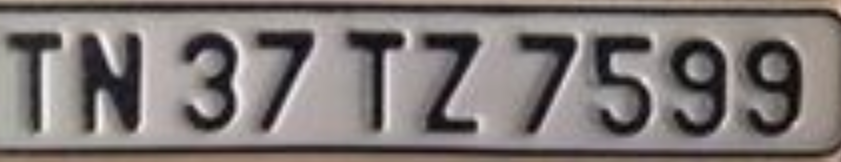
%> input picture nameplate1.PNG, 841 x 162 px
$ octave Nameplate.m   (GNU Octave 9; MATLAB toolbox functions it lacks are replaced by stand-ins)
%> lines starting %> are read from the running program, lines starting %| are printed output that depends on the picture; in (x1, y1, x2, y2) boxes, pixels count from 0 and x2, y2 are one past the last pixel; in counts of white or black regions, pixels touching at a corner belong together; the program's own positions count from 1
### lines.m
function [fl re]=lines(im_texto)
im_texto=clip(im_texto);
num_filas=size(im_texto,1);
for s=1:num_filas
    if sum(im_texto(s,:))==0
        nm=im_texto(1:s-1, :); % First line matrix
        rm=im_texto(s:end, :);% Remain line matrix
        fl = clip(nm);
        re=clip(rm);
        %*-*-*Uncomment lines below to see the result*-*-*-*-
        %         subplot(2,1,1);imshow(fl);
        %         subplot(2,1,2);imshow(re);
        break
    else
        fl=im_texto;%Only one line.
        re=[ ];
    end
end

function img_out=clip(img_in)
[f c]=find(img_in);
img_out=img_in(min(f):max(f),min(c):max(c));%Crops image

### Nameplate.m
nameplate=imread('nameplate1.png');
%> nameplate is the input picture: size 162x841x3 uint8; mean R, G, B 126.9, 119.9, 118.3
figure(1)
imshow(nameplate);
title('INPUT IMAGE')
nameplate=rgb2gray(nameplate);
%> nameplate: size 162x841 uint8
threshold = graythresh(nameplate);
%> threshold = 0.408
nameplate =~im2bw(nameplate,threshold);
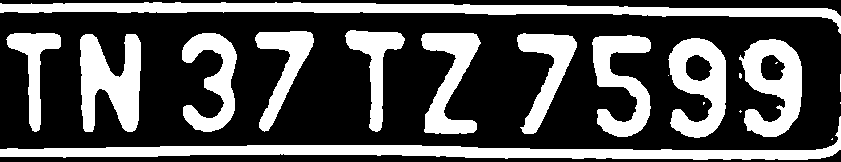
%> nameplate: size 162x841 logical; 32.4% white; 20 white regions (8 under 20 px), largest, box (x1, y1, x2, y2) and area: (0, 116, 841, 160) 8186, (0, 2, 841, 34) 7649, (80, 34, 141, 132) 3964
nameplate = bwareaopen(nameplate,30);
pause(1)
figure(2)
imshow(~nameplate);
title('INPUT IMAGE CONVERTED TO BINARY')
[L Ne]=bwlabel(nameplate);
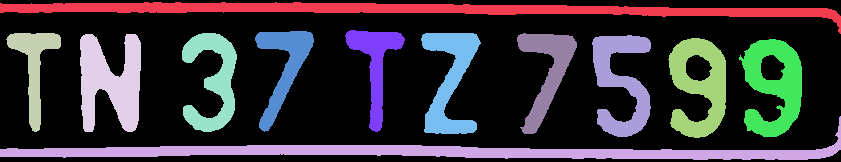
%> L: size 162x841 double; 13 distinct labels, from 0 to 12; one colour per label, 0 black
%> Ne = 12
propied=regionprops(L,'BoundingBox');
%> propied = 12 regions; largest, box (x1, y1, x2, y2): (0, 116, 841, 160), (0, 2, 841, 34), (739, 39, 802, 137), (345, 30, 405, 132), (421, 33, 481, 134)
hold on
%%Plot Bounding Box
for n=1:size(propied,1)
  rectangle('Position',propied(n).BoundingBox,'EdgeColor','g','LineWidth',2)
end
%> this loop made 12 passes
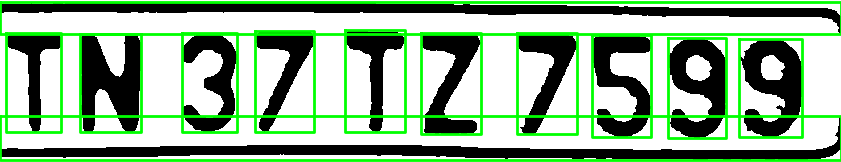
%> figure redrawn from the program's plot data; its title reads 'INPUT IMAGE CONVERTED TO BINARY'
hold off
pause (1)
%Image segmentation
for n=1:(Ne)
  [r,c] = find(L==n);
  n10=nameplate(min(r):max(r),min(c):max(c));
end
for n=1:(Ne-1)
  [r,c] = find(L==n);
  n9=nameplate(min(r):max(r),min(c):max(c));
end
%> this loop made 11 passes
for n=1:(Ne-2)
  [r,c] = find(L==n);
  n8=nameplate(min(r):max(r),min(c):max(c));
end
%> this loop made 10 passes
for n=1:(Ne-3)
  [r,c] = find(L==n);
  n7=nameplate(min(r):max(r),min(c):max(c));
end
%> this loop made 9 passes
for n=1:(Ne-4)
  [r,c] = find(L==n);
  n6=nameplate(min(r):max(r),min(c):max(c));
end
%> this loop made 8 passes
for n=1:(Ne-5)
  [r,c] = find(L==n);
  n5=nameplate(min(r):max(r),min(c):max(c));
end
%> this loop made 7 passes
for n=1:(Ne-6)
  [r,c] = find(L==n);
  n4=nameplate(min(r):max(r),min(c):max(c));
end
%> this loop made 6 passes
for n=1:(Ne-7)
  [r,c] = find(L==n);
  n3=nameplate(min(r):max(r),min(c):max(c));
end
%> this loop made 5 passes
for n=1:(Ne-8)
  [r,c] = find(L==n);
  n2=nameplate(min(r):max(r),min(c):max(c));
end
%> this loop made 4 passes
for n=1:(Ne-9)
  [r,c] = find(L==n);
  n1=nameplate(min(r):max(r),min(c):max(c));
end
%> this loop made 3 passes
n1 = ~n1;
%> n1: size 99x55 logical; 66.4% white; 1 black region, box (x1, y1, x2, y2) and area: (0, 0, 55, 99) 1831
n2 = ~n2;
%> n2: size 98x61 logical; 33.7% white; 7 white regions (2 under 20 px), largest, box (x1, y1, x2, y2) and area: (13, 0, 46, 43) 864, (13, 55, 47, 98) 862, (53, 37, 61, 98) 128, (0, 32, 5, 98) 120, (56, 0, 61, 8) 21
n3 = ~n3;
%> n3: size 99x55 logical; 50.7% white; 1 black region, box (x1, y1, x2, y2) and area: (0, 0, 55, 99) 2684
n4 = ~n4;
%> n4: size 101x59 logical; 62.6% white; 1 black region, box (x1, y1, x2, y2) and area: (0, 0, 59, 101) 2230
n5 = ~n5;
%> n5: size 102x60 logical; 66.3% white; 1 black region, box (x1, y1, x2, y2) and area: (0, 0, 60, 102) 2063
n6 = ~n6;
%> n6: size 101x60 logical; 52% white; 1 black region, box (x1, y1, x2, y2) and area: (0, 0, 60, 101) 2908
n7 = ~n7;
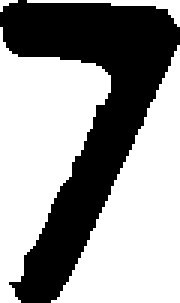
%> n7: size 101x60 logical (shown 3 times larger); 60.1% white; 1 black region, box (x1, y1, x2, y2) and area: (0, 0, 60, 101) 2417
n8 = ~n8;
%> n8: size 102x59 logical; 48.5% white; 5 white regions, box (x1, y1, x2, y2) and area: (0, 10, 45, 102) 1534, (18, 14, 59, 71) 1104, (36, 74, 59, 102) 187, (0, 0, 35, 7) 50, (40, 0, 59, 7) 42
n9 = ~n9;
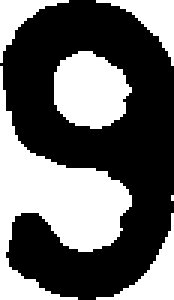
%> n9: size 100x58 logical (shown 3 times larger); 40.4% white; 6 white regions (1 under 20 px), largest, box (x1, y1, x2, y2) and area: (0, 22, 44, 100) 1268, (18, 17, 44, 43) 506, (32, 71, 58, 100) 220, (32, 0, 58, 22) 193, (0, 0, 23, 21) 154
n10 = ~n10;
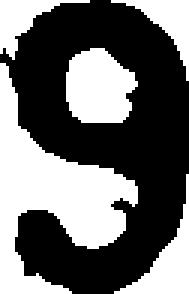
%> n10: size 98x63 logical (shown 3 times larger); 41.9% white; 5 white regions, box (x1, y1, x2, y2) and area: (0, 21, 46, 98) 1412, (22, 16, 46, 41) 465, (38, 58, 63, 98) 293, (37, 0, 63, 27) 211, (0, 0, 30, 20) 205
pause(1)
figure(3)
imshow(n1)
pause(1)
imshow(n2)
pause(1)
imshow(n3)
pause(1)
imshow(n4)
pause(1)
imshow(n5)
pause(1)
imshow(n6)
pause(1)
imshow(n7)
pause(1)
imshow(n8)
pause(1)
imshow(n9)
pause(1)
imshow(n10)
pause(1)
word=[ ];
re=nameplate;
fid = fopen('text.txt', 'wt');
load templates
global templates
num_letras=size(templates,2);
while 1
    [fl re]=lines(re);
    imgn=fl;
    [L Ne] = bwlabel(imgn);
    for n=1:Ne
        [r,c] = find(L==n);
        n1=imgn(min(r):max(r),min(c):max(c));
        img_r=imresize(n1,[42 24]);
%> (the run ends here)
